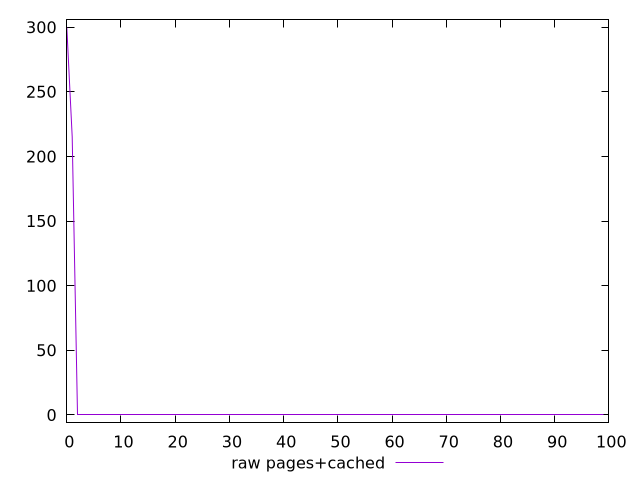

Reproduce this figure in gnuplot.
$_rawPagesCached <<EOF
300
215.1540002822876
0
0
0
0
0
0
0
0
0
0
0
0
0
0
0
0
0
0
0
0
0
0
0
0
0
0
0
0
0
0
0
0
0
0
0
0
0
0
0
0
0
0
0
0
0
0
0
0
0
0
0
0
0
0
0
0
0
0
0
0
0
0
0
0
0
0
0
0
0
0
0
0
0
0
0
0
0
0
0
0
0
0
0
0
0
0
0
0
0
0
0
0
0
0
0
0
0
0
EOF
set key outside below
set terminal pngcairo
set output "report_00005_2020-11-02T22-26-11.212Z/uses-rel-preconnect/pages+cached//raw.png"
set yrange [-6:306]
plot $_rawPagesCached title "raw pages+cached" with line ,
